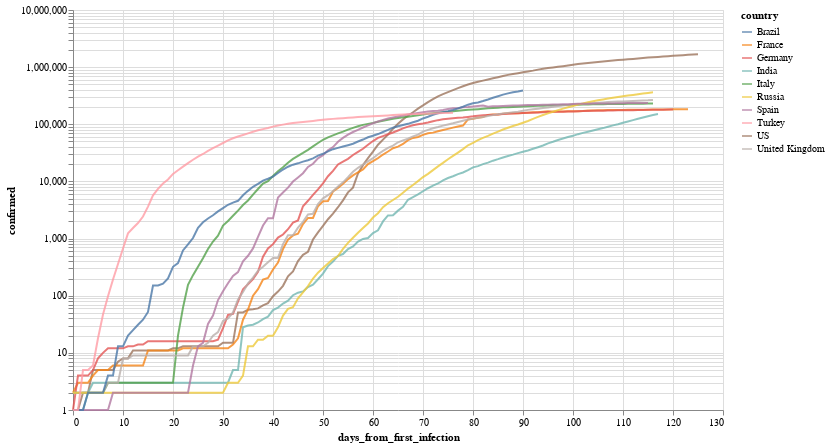

The cell this chart's notebook holds for it:
### Markdown cell above
Por ejemplo, evolución (interactiva!) de los paises con mas infectados

### Code cell
total_confirmed_by_country = global_df.groupby('country').confirmed.max().sort_values(ascending=False)
selected_countries = total_confirmed_by_country[total_confirmed_by_country > 1000].index

plot_df = global_df[
    (global_df.confirmed > 0) & 
    (global_df.country.isin(selected_countries[:10]))
].sort_values('date')

selection = alt.selection_multi(
    fields=['country'], 
    bind='legend', 
    init=[{'country': c} for c in selected_countries[:10]]
)


(
    alt.Chart(plot_df)
       .mark_line()
       .encode(
           x='days_from_first_infection', 
           y=alt.Y('confirmed', scale=alt.Scale(type='log')), 
           color='country',
           opacity=alt.condition(selection, alt.value(.8), alt.value(.05))
       ).add_selection(selection)
        .properties(width=650, height=400)
       
)

### Figure 1 — Vega-Lite specification as saved in the notebook (floating-point values rounded to 4 significant figures; data arrays with more than 128 entries replaced by an {"elided": "..."} marker saying what was removed)
{"config": {"view": {"continuousWidth": 400, "continuousHeight": 300}}, "data": {"name": "data-a7a7dd1111c0e204c43363386c8f7ee2"}, "mark": "line", "encoding": {"color": {"type": "nominal", "field": "country"}, "opacity": {"condition": {"value": 0.8, "selection": "selector001"}, "value": 0.05}, "x": {"type": "quantitative", "field": "days_from_first_infection"}, "y": {"type": "quantitative", "field": "confirmed", "scale": {"type": "log"}}}, "height": 400, "selection": {"selector001": {"type": "multi", "fields": ["country"], "bind": "legend", "init": [{"country": "US"}, {"country": "Brazil"}, {"country": "Russia"}, {"country": "United Kingdom"}, {"country": "Spain"}, {"country": "Italy"}, {"country": "France"}, {"country": "Germany"}, {"country": "Turkey"}, {"country": "India"}]}}, "width": 650, "$schema": "https://vega.github.io/schema/vega-lite/v4.8.1.json", "datasets": {"data-a7a7dd1111c0e204c43363386c8f7ee2": {"elided": "1124 records"}}}
